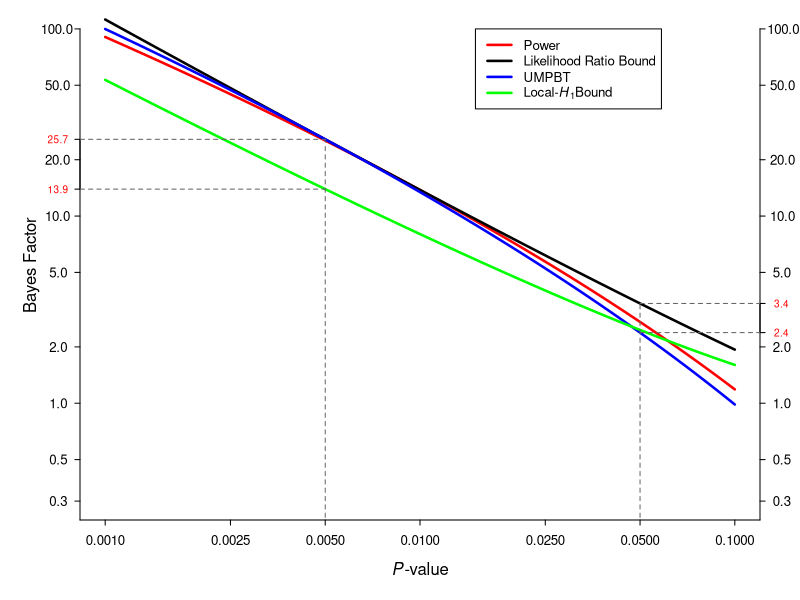

Write the R code that produced this figure.
# Code from Benjamin et al. Supplement to generate figures

### Figure 1 ###

type1=.005
type1Power=0.05
type2=0.25
p=1-c(9000:9990)/10000
xbar = qnorm(1-p/2)

# alternative based on 80% POWER IN 5% TEST
muPower = qnorm(1-type2)+qnorm(1-type1Power/2)
bfPow = 0.5*(dnorm(xbar,muPower,1)+dnorm(xbar,-muPower,1))/dnorm(xbar,0,1)

muUMPBT = qnorm(0.9975)
bfUMPBT = 0.5*(dnorm(xbar,muUMPBT,1)+dnorm(xbar,-muUMPBT,1))/dnorm(xbar,0,1)

# two-sided "LR" bound
bfLR = 0.5/exp(-0.5*xbar^2)
bfLocal = -1/(2.71*p*log(p))

#coordinates for dashed lines
data = data.frame(p,bfLocal,bfLR,bfPow,bfUMPBT)
U_005 = max(data$bfLR[data$p=="0.005"])
L_005 = min(data$bfLocal[data$p=="0.005"])
U_05 = max(data$bfLR[data$p=="0.05"])
L_05 = min(data$bfUMPBT[data$p=="0.05"])

# Local bound; no need for two-sided adjustment

#plot margins
par(mai=c(0.8,0.8,.1,0.4))
par(mgp=c(2,1,0))

matplot(p,cbind(bfLR,-1/(2.71*p*log(p))),type='n',log='xy',
        xlab=expression(paste(italic(P) ,"-value")),
        ylab="Bayes Factor",
        ylim = c(0.3,100),
        bty="n",xaxt="n",yaxt="n")
lines(p,bfPow,col="red",lwd=2.5)
lines(p,bfLR,col="black",lwd=2.5)
lines(p,bfUMPBT,col="blue",lwd=2.5)
lines(p,bfLocal,col="green",lwd=2.5)

legend(0.015,100,c("Power", "Likelihood Ratio Bound", "UMPBT",
expression(paste("Local-",italic(H)[1],"Bound"))),
      lty=c(1,1,1,1), lwd=c(2.5,2.5,2.5,2.5),
      col=c("red","black","blue","green"), cex = 0.8)
#text(0.062,65, "\u03B1", font =3, cex = 0.9)

#customizing axes

#x axis
axis(side=1,at=c(-2,0.001,0.0025,0.005,0.010,0.025,0.050,0.100,0.14),
     labels =c("","0.0010","0.0025","0.0050","0.0100","0.0250","0.0500","0.1000",""),
     lwd=1,tck = -0.01, padj = -1.1, cex.axis = .8)

#y axis on the left - main
axis(side=2,at=c(-0.2, 0.3,0.5,1,2,5,10,20,50,100),
     labels = c("","0.3","0.5","1.0","2.0","5.0","10.0","20.0","50.0","100.0"),
     lwd =1, las= 1, tck = -0.01, hadj = 0.6, cex.axis = .8)

#y axis on the left - secondary (red labels)
axis(side=2,at=c(L_005,U_005),labels = c(13.9,25.7),lwd=1,las= 1,
     tck = -0.01, hadj = 0.6, cex.axis = .6,col.axis="red")

#y axis on the right - main
axis(side=4,at=c(-0.2, 0.3,0.5,1,2,5,10,20,50,100),
     labels = c("","0.3","0.5","1.0","2.0","5.0","10.0","20.0","50.0","100.0"),
     lwd=1,las= 1,tck = -0.01, hadj = 0.4, cex.axis = .8)

#y axis on the right - secondary (red labels)
axis(side=4,at=c(L_05,U_05),labels = c(2.4,3.4),lwd=1,las= 1,
     tck = -0.01, hadj = 0.4, cex.axis = .6,col.axis="red")


###dashed lines
segments(x0 = 0.000011, y0= U_005, x1 = 0.005, y1 = U_005, col = "gray40", lty = 2)
segments(x0 = 0.000011, y0= L_005, x1 = 0.005, y1 = L_005, col = "gray40", lty = 2)
segments(x0 = 0.005, y0= 0.00000001, x1 = 0.005, y1 = U_005, col = "gray40", lty = 2)
segments(x0 = 0.05, y0= U_05, x1 = 0.14, y1 = U_05, col = "gray40", lty = 2)
segments(x0 = 0.05, y0= L_05, x1 = 0.14, y1 = L_05, col = "gray40", lty = 2)
segments(x0 = 0.05, y0= 0.00000001, x1 = 0.05, y1 = U_05, col ="gray40", lty = 2)

